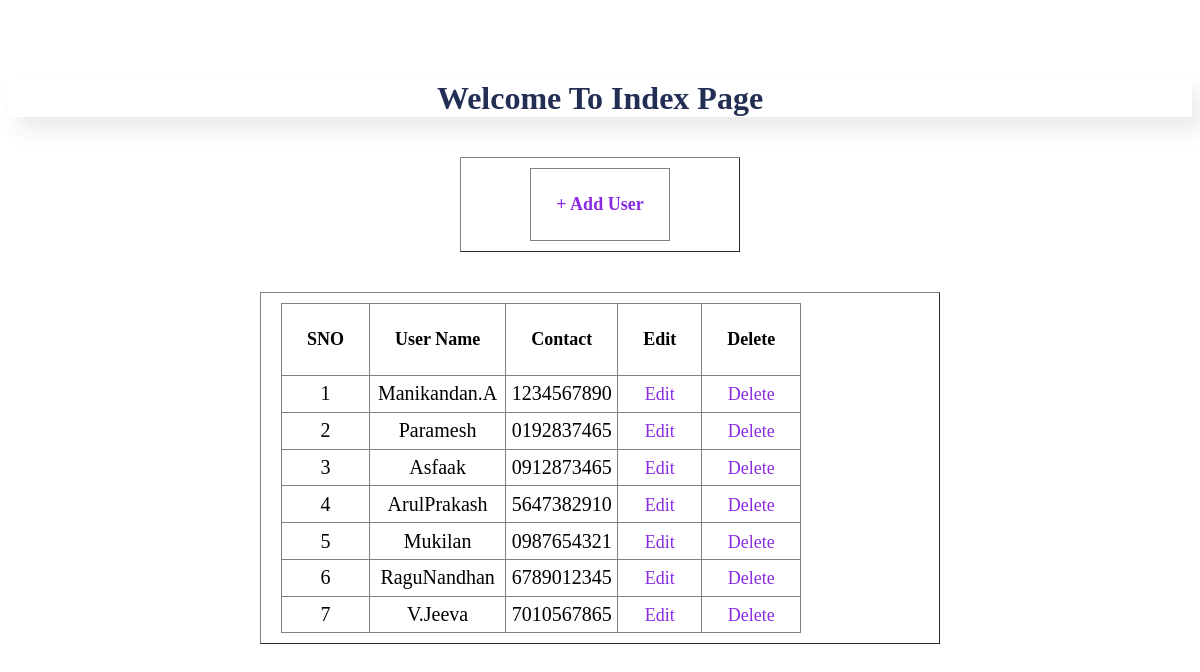
The page /index on the database as committed earlier.
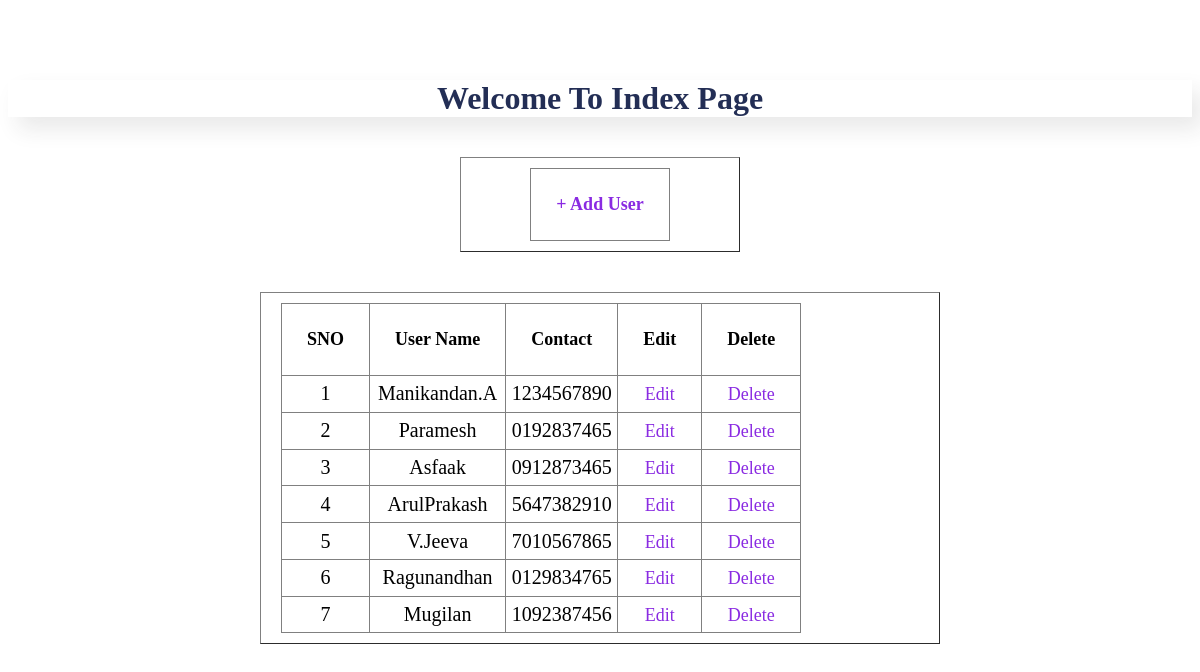
The same page on the database as committed later.
### tables this page shows
CREATE TABLE user_table(UID INTEGER PRIMARY KEY AUTOINCREMENT,username VARCHAR(20),contact VARCHAR(10));

### app.py (the view)
@app.route("/")
@app.route("/index")
def index():
    con=sql.connect("database.db")
    con.row_factory=sql.Row #this is fetch the value from user table and that value stored like column_name.value va enakku eduthuttu varum.
    cur=con.cursor()
    cur.execute("select * from user_table")
    data=cur.fetchall()
    return render_template("index.html", datas=data)

### templates/index.html (shortened to what this page needs)
<!DOCTYPE html>
<html lang="en">
<head>
</head>
<body>
    <h1>Welcome To Index Page</h1>
    <div class="box">
        <table border="1">
            <tr>
                <th>
                    <a href="add_user">+ Add User</a>
                </th>
            </tr>
        </table>
    </div>
    <div class="boxes">
        <table class="table" border="1">
            <thead>
                <th>SNO</th>
                <th>User Name</th>
                <th>Contact</th>
                <th>Edit</th>
                <th>Delete</th>
            </thead>
            <tbody>
                {% for row in datas %}
                    <tr>
                        <td>{{loop.index}}</td>
                        <td>{{row.username}}</td>
                        <td>{{row.contact}}</td>
                        <td><a href="{{url_for('edit_user',uid=row.UID)}}">Edit</a></td>
                        <td><a href="{{url_for('delete_user',uid=row.UID)}}">Delete</a></td>
                    </tr>
                {% endfor %}
            </tbody>
        </table>
    </div>
</body>
</html>

### templates/index.html (style rules this page uses)
h1 { color: rgb(35, 46, 85); text-align: center; margin-top: 10vh; box-shadow: 10px 12px 22px rgba(43, 42, 42, 0.1); }
table { max-width: 85vh; margin: auto; margin-top: 5vh; padding: 10px 20px; display: block; justify-content: center; align-items: center; text-align: center; border-collapse: collapse; }
th { padding: 25px ; margin-right: 10px; font-size: large; }
a { text-decoration: none; color: blueviolet; font-size: large; }
.box>table { max-width: 35vh; display: flex; text-align: center; }
td { font-size: 2.5vh; padding: 0.8vh 0vh; }

Rows that differ between the two databases and show on the page:
removed user_table: username "Mukilan", contact "0987654321"
removed user_table: username "RaguNandhan", contact "6789012345"
added user_table: username "Ragunandhan", contact "0129834765"
added user_table: username "Mugilan", contact "1092387456"
